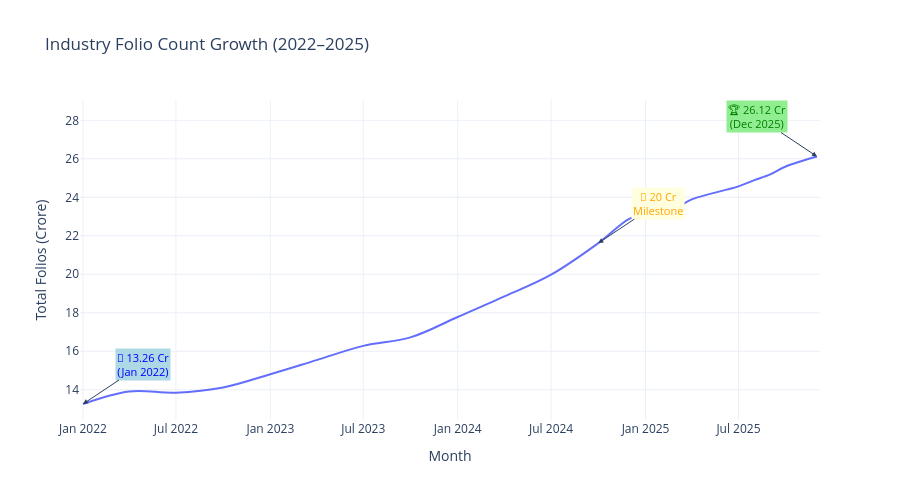

Notebook code cell kept with this figure:
### Code cell
# Cell 8 — Folio Count Growth (Jan 2022 – Dec 2025)
folio_df['month'] = pd.to_datetime(folio_df['month'])

fig = px.line(
    folio_df,
    x='month',
    y='total_folios_crore',
    title='Industry Folio Count Growth (2022–2025)',
    labels={'total_folios_crore': 'Total Folios (Crore)', 'month': 'Month'},
    line_shape='spline'
)

# Mark start milestone
fig.add_annotation(
    x=str(folio_df['month'].iloc[0]),
    y=folio_df['total_folios_crore'].iloc[0],
    text=f"📌 {folio_df['total_folios_crore'].iloc[0]} Cr<br>(Jan 2022)",
    showarrow=True, arrowhead=2,
    ax=60, ay=-40,
    font=dict(color='blue', size=11),
    bgcolor='lightblue'
)

# Mark end milestone
fig.add_annotation(
    x=str(folio_df['month'].iloc[-1]),
    y=folio_df['total_folios_crore'].iloc[-1],
    text=f"🏆 {folio_df['total_folios_crore'].iloc[-1]} Cr<br>(Dec 2025)",
    showarrow=True, arrowhead=2,
    ax=-60, ay=-40,
    font=dict(color='green', size=11),
    bgcolor='lightgreen'
)

# Mark 20 Cr milestone
milestone = folio_df[folio_df['total_folios_crore'] >= 20].iloc[0]
fig.add_annotation(
    x=str(milestone['month']),
    y=milestone['total_folios_crore'],
    text="🎯 20 Cr<br>Milestone",
    showarrow=True, arrowhead=2,
    ax=60, ay=-40,
    font=dict(color='orange', size=11),
    bgcolor='lightyellow'
)

fig.update_layout(height=500, template='plotly_white')
fig.show()

fig.write_image("charts/folio_growth.png")
print("✅ Folio count growth chart saved!")

### Figure 1 — Plotly figure (JSON) as saved in the notebook; plotly's stock layout.template omitted (floating-point values rounded to 4 significant figures)
{"data": [{"hovertemplate": "Month=%{x}<br>Total Folios (Crore)=%{y}<extra></extra>", "legendgroup": "", "line": {"color": "#636efa", "dash": "solid", "shape": "spline"}, "marker": {"symbol": "circle"}, "mode": "lines", "name": "", "orientation": "v", "showlegend": false, "type": "scatter", "x": ["2022-01-01T00:00:00", "2022-04-01T00:00:00", "2022-07-01T00:00:00", "2022-10-01T00:00:00", "2023-01-01T00:00:00", "2023-04-01T00:00:00", "2023-07-01T00:00:00", "2023-10-01T00:00:00", "2024-01-01T00:00:00", "2024-04-01T00:00:00", "2024-07-01T00:00:00", "2024-10-01T00:00:00", "2024-12-01T00:00:00", "2025-01-01T00:00:00", "2025-03-01T00:00:00", "2025-04-01T00:00:00", "2025-07-01T00:00:00", "2025-08-01T00:00:00", "2025-09-01T00:00:00", "2025-10-01T00:00:00", "2025-12-01T00:00:00"], "xaxis": "x", "y": [13.26, 13.91, 13.85, 14.12, 14.81, 15.54, 16.28, 16.72, 17.78, 18.85, 19.98, 21.62, 22.89, 23.1, 23.45, 23.89, 24.57, 24.89, 25.19, 25.6, 26.12], "yaxis": "y"}], "layout": {"annotations": [{"arrowhead": 2, "ax": 60, "ay": -40, "bgcolor": "lightblue", "font": {"color": "blue", "size": 11}, "showarrow": true, "text": "📌 13.26 Cr<br>(Jan 2022)", "x": "2022-01-01 00:00:00", "y": 13.26}, {"arrowhead": 2, "ax": -60, "ay": -40, "bgcolor": "lightgreen", "font": {"color": "green", "size": 11}, "showarrow": true, "text": "🏆 26.12 Cr<br>(Dec 2025)", "x": "2025-12-01 00:00:00", "y": 26.12}, {"arrowhead": 2, "ax": 60, "ay": -40, "bgcolor": "lightyellow", "font": {"color": "orange", "size": 11}, "showarrow": true, "text": "🎯 20 Cr<br>Milestone", "x": "2024-10-01 00:00:00", "y": 21.62}], "height": 500, "legend": {"tracegroupgap": 0}, "title": {"text": "Industry Folio Count Growth (2022–2025)"}, "xaxis": {"anchor": "y", "domain": [0, 1], "title": {"text": "Month"}}, "yaxis": {"anchor": "x", "domain": [0, 1], "title": {"text": "Total Folios (Crore)"}}}}
